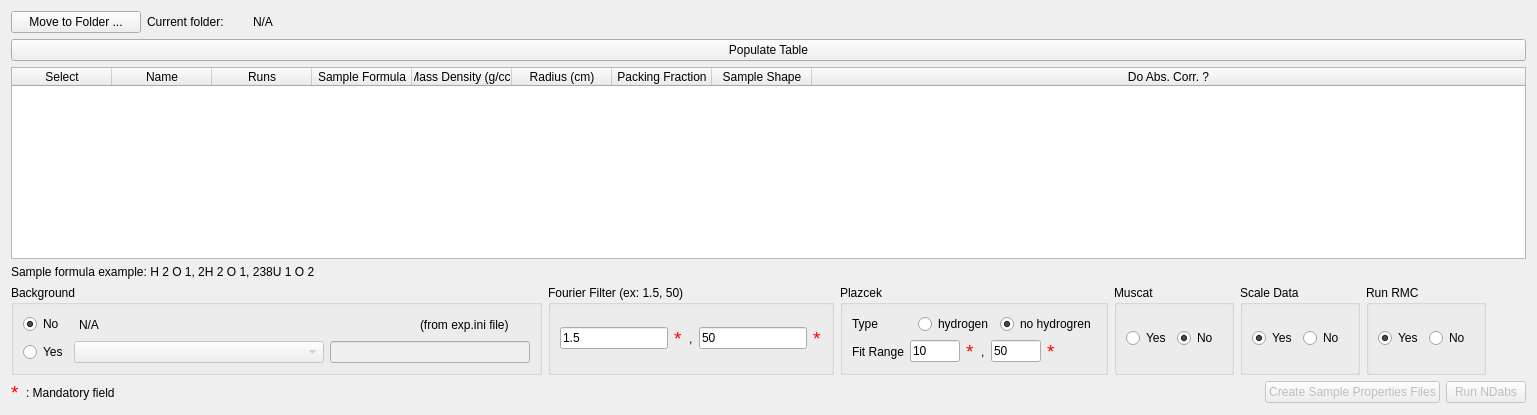
        <widget class="QWidget" name="tab_2">
         <attribute name="title">
          <string>NDabs</string>
         </attribute>
         <layout class="QVBoxLayout" name="verticalLayout_17">
          <item>
           <layout class="QHBoxLayout" name="horizontalLayout_20">
            <item>
             <widget class="QPushButton" name="move_to_button">
              <property name="maximumSize">
               <size>
                <width>130</width>
                <height>16777215</height>
               </size>
              </property>
              <property name="text">
               <string>Move to Folder ...</string>
              </property>
             </widget>
            </item>
            <item>
             <widget class="QLabel" name="label_13">
              <property name="maximumSize">
               <size>
                <width>100</width>
                <height>16777215</height>
               </size>
              </property>
              <property name="text">
               <string>Current folder:</string>
              </property>
             </widget>
            </item>
            <item>
             <widget class="QLabel" name="current_folder_label">
              <property name="text">
               <string>N/A</string>
              </property>
             </widget>
            </item>
           </layout>
          </item>
          <item>
           <widget class="QPushButton" name="populate_table">
            <property name="text">
             <string>Populate Table</string>
            </property>
           </widget>
          </item>
          <item>
           <widget class="QTableWidget" name="table">
            <property name="minimumSize">
             <size>
              <width>50</width>
              <height>0</height>
             </size>
            </property>
            <property name="contextMenuPolicy">
             <enum>Qt::CustomContextMenu</enum>
            </property>
            <property name="alternatingRowColors">
             <bool>true</bool>
            </property>
            <attribute name="horizontalHeaderStretchLastSection">
             <bool>true</bool>
            </attribute>
            <attribute name="verticalHeaderVisible">
             <bool>false</bool>
            </attribute>
            <attribute name="verticalHeaderShowSortIndicator" stdset="0">
             <bool>false</bool>
            </attribute>
            <attribute name="verticalHeaderStretchLastSection">
             <bool>false</bool>
            </attribute>
            <column>
             <property name="text">
              <string>Select</string>
             </property>
            </column>
            <column>
             <property name="text">
              <string>Name</string>
             </property>
            </column>
            <column>
             <property name="text">
              <string>Runs</string>
             </property>
            </column>
            <column>
             <property name="text">
              <string>Sample Formula</string>
             </property>
            </column>
            <column>
             <property name="text">
              <string>Mass Density (g/cc)</string>
             </property>
            </column>
            <column>
             <property name="text">
              <string>Radius (cm)</string>
             </property>
            </column>
            <column>
             <property name="text">
              <string>Packing Fraction</string>
             </property>
            </column>
            <column>
             <property name="text">
              <string>Sample Shape</string>
             </property>
            </column>
            <column>
             <property name="text">
              <string>Do Abs. Corr. ?</string>
             </property>
            </column>
           </widget>
          </item>
          <item>
           <widget class="QLabel" name="label_29">
            <property name="text">
             <string>Sample formula example: H 2 O 1, 2H 2 O 1, 238U 1 O 2</string>
            </property>
           </widget>
          </item>
          <item>
           <layout class="QHBoxLayout" name="horizontalLayout_21">
            <item>
             <widget class="QGroupBox" name="groupBox_10">
              <property name="title">
               <string>Background</string>
              </property>
              <layout class="QVBoxLayout" name="verticalLayout_15">
               <item>
                <layout class="QHBoxLayout" name="horizontalLayout_22">
                 <item>
                  <widget class="QRadioButton" name="background_no">
                   <property name="minimumSize">
                    <size>
                     <width>50</width>
                     <height>0</height>
                    </size>
                   </property>
                   <property name="maximumSize">
                    <size>
                     <width>50</width>
                     <height>16777215</height>
                    </size>
                   </property>
                   <property name="text">
                    <string>No</string>
                   </property>
                   <property name="checked">
                    <bool>true</bool>
                   </property>
                  </widget>
                 </item>
                 <item>
                  <widget class="QLabel" name="background_no_field">
                   <property name="minimumSize">
                    <size>
                     <width>300</width>
                     <height>0</height>
                    </size>
                   </property>
                   <property name="text">
                    <string>N/A</string>
                   </property>
                  </widget>
                 </item>
                 <item>
                  <widget class="QLabel" name="label_15">
                   <property name="maximumSize">
                    <size>
                     <width>110</width>
                     <height>16777215</height>
                    </size>
                   </property>
                   <property name="text">
                    <string>(from exp.ini file)</string>
                   </property>
                  </widget>
                 </item>
                </layout>
               </item>
               <item>
                <layout class="QHBoxLayout" name="horizontalLayout_23">
                 <item>
                  <widget class="QRadioButton" name="background_yes">
                   <property name="text">
                    <string>Yes</string>
                   </property>
                  </widget>
                 </item>
                 <item>
                  <widget class="QComboBox" name="background_comboBox">
                   <property name="enabled">
                    <bool>false</bool>
                   </property>
                   <property name="minimumSize">
                    <size>
                     <width>250</width>
                     <height>0</height>
                    </size>
                   </property>
                  </widget>
                 </item>
                 <item>
                  <widget class="QLineEdit" name="background_line_edit">
                   <property name="enabled">
                    <bool>false</bool>
                   </property>
                   <property name="minimumSize">
                    <size>
                     <width>200</width>
                     <height>0</height>
                    </size>
                   </property>
                  </widget>
                 </item>
                </layout>
               </item>
              </layout>
             </widget>
            </item>
            <item>
             <widget class="QGroupBox" name="groupBox_11">
              <property name="title">
               <string>Fourier Filter (ex: 1.5, 50)</string>
              </property>
              <layout class="QHBoxLayout" name="horizontalLayout_24">
               <item>
                <widget class="QLineEdit" name="fourier_filter_from">
                 <property name="text">
                  <string>1.5</string>
                 </property>
                </widget>
               </item>
               <item>
                <widget class="QLabel" name="label_16">
                 <property name="palette">
                  <palette>
                   <active>
                    <colorrole role="WindowText">
                     <brush brushstyle="SolidPattern">
                      <color alpha="255">
                       <red>255</red>
                       <green>0</green>
                       <blue>0</blue>
                      </color>
                     </brush>
                    </colorrole>
                   </active>
                   <inactive>
                    <colorrole role="WindowText">
                     <brush brushstyle="SolidPattern">
                      <color alpha="255">
                       <red>255</red>
                       <green>0</green>
                       <blue>0</blue>
                      </color>
                     </brush>
                    </colorrole>
                   </inactive>
                   <disabled>
                    <colorrole role="WindowText">
                     <brush brushstyle="SolidPattern">
                      <color alpha="255">
                       <red>128</red>
                       <green>128</green>
                       <blue>128</blue>
                      </color>
                     </brush>
                    </colorrole>
                   </disabled>
                  </palette>
                 </property>
                 <property name="font">
                  <font>
                   <pointsize>14</pointsize>
                  </font>
                 </property>
                 <property name="text">
                  <string>*</string>
                 </property>
                </widget>
               </item>
               <item>
                <widget class="QLabel" name="label_17">
                 <property name="text">
                  <string>,</string>
                 </property>
                </widget>
               </item>
               <item>
                <widget class="QLineEdit" name="fourier_filter_to">
                 <property name="text">
                  <string>50</string>
                 </property>
                </widget>
               </item>
               <item>
                <widget class="QLabel" name="label_23">
                 <property name="palette">
                  <palette>
                   <active>
                    <colorrole role="WindowText">
                     <brush brushstyle="SolidPattern">
                      <color alpha="255">
                       <red>255</red>
                       <green>0</green>
                       <blue>0</blue>
                      </color>
                     </brush>
                    </colorrole>
                   </active>
                   <inactive>
                    <colorrole role="WindowText">
                     <brush brushstyle="SolidPattern">
                      <color alpha="255">
                       <red>255</red>
                       <green>0</green>
                       <blue>0</blue>
                      </color>
                     </brush>
                    </colorrole>
                   </inactive>
                   <disabled>
                    <colorrole role="WindowText">
                     <brush brushstyle="SolidPattern">
                      <color alpha="255">
                       <red>128</red>
                       <green>128</green>
                       <blue>128</blue>
                      </color>
                     </brush>
                    </colorrole>
                   </disabled>
                  </palette>
                 </property>
                 <property name="font">
                  <font>
                   <pointsize>14</pointsize>
                  </font>
                 </property>
                 <property name="text">
                  <string>*</string>
                 </property>
                </widget>
               </item>
              </layout>
             </widget>
            </item>
            <item>
             <widget class="QGroupBox" name="groupBox_12">
              <property name="title">
               <string>Plazcek</string>
              </property>
              <layout class="QVBoxLayout" name="verticalLayout_16">
               <item>
                <layout class="QHBoxLayout" name="horizontalLayout_25">
                 <item>
                  <widget class="QLabel" name="label_24">
                   <property name="text">
                    <string>Type</string>
                   </property>
                  </widget>
                 </item>
                 <item>
                  <widget class="QRadioButton" name="hydrogen_yes">
                   <property name="text">
                    <string>hydrogen</string>
                   </property>
                   <property name="checked">
                    <bool>false</bool>
                   </property>
                  </widget>
                 </item>
                 <item>
                  <widget class="QRadioButton" name="hydrogen_no">
                   <property name="text">
                    <string>no hydrogren</string>
                   </property>
                   <property name="checked">
                    <bool>true</bool>
                   </property>
                  </widget>
                 </item>
                </layout>
               </item>
               <item>
                <layout class="QHBoxLayout" name="horizontalLayout_26">
                 <item>
                  <widget class="QLabel" name="label_25">
                   <property name="text">
                    <string>Fit Range</string>
                   </property>
                  </widget>
                 </item>
                 <item>
                  <widget class="QLineEdit" name="plazcek_fit_range_min">
                   <property name="minimumSize">
                    <size>
                     <width>50</width>
                     <height>0</height>
                    </size>
                   </property>
                   <property name="maximumSize">
                    <size>
                     <width>50</width>
                     <height>16777215</height>
                    </size>
                   </property>
                   <property name="text">
                    <string>10</string>
                   </property>
                  </widget>
                 </item>
                 <item>
                  <widget class="QLabel" name="label_26">
                   <property name="palette">
                    <palette>
                     <active>
                      <colorrole role="WindowText">
                       <brush brushstyle="SolidPattern">
                        <color alpha="255">
                         <red>255</red>
                         <green>0</green>
                         <blue>0</blue>
                        </color>
                       </brush>
                      </colorrole>
                     </active>
                     <inactive>
                      <colorrole role="WindowText">
                       <brush brushstyle="SolidPattern">
                        <color alpha="255">
                         <red>255</red>
                         <green>0</green>
                         <blue>0</blue>
                        </color>
                       </brush>
                      </colorrole>
                     </inactive>
                     <disabled>
                      <colorrole role="WindowText">
                       <brush brushstyle="SolidPattern">
                        <color alpha="255">
                         <red>128</red>
                         <green>128</green>
                         <blue>128</blue>
                        </color>
                       </brush>
                      </colorrole>
                     </disabled>
                    </palette>
                   </property>
                   <property name="font">
                    <font>
                     <pointsize>14</pointsize>
                    </font>
                   </property>
                   <property name="text">
                    <string>*</string>
                   </property>
                  </widget>
                 </item>
                 <item>
                  <widget class="QLabel" name="label_27">
                   <property name="text">
                    <string>,</string>
                   </property>
                  </widget>
                 </item>
                 <item>
                  <widget class="QLineEdit" name="plazcek_fit_range_max">
                   <property name="minimumSize">
                    <size>
                     <width>50</width>
                     <height>0</height>
                    </size>
                   </property>
                   <property name="maximumSize">
                    <size>
                     <width>50</width>
                     <height>16777215</height>
                    </size>
                   </property>
                   <property name="text">
                    <string>50</string>
                   </property>
                  </widget>
                 </item>
                 <item>
                  <widget class="QLabel" name="label_28">
                   <property name="palette">
                    <palette>
                     <active>
                      <colorrole role="WindowText">
                       <brush brushstyle="SolidPattern">
                        <color alpha="255">
                         <red>255</red>
                         <green>0</green>
                         <blue>0</blue>
                        </color>
                       </brush>
                      </colorrole>
                     </active>
                     <inactive>
                      <colorrole role="WindowText">
                       <brush brushstyle="SolidPattern">
                        <color alpha="255">
                         <red>255</red>
                         <green>0</green>
                         <blue>0</blue>
                        </color>
                       </brush>
                      </colorrole>
                     </inactive>
                     <disabled>
                      <colorrole role="WindowText">
                       <brush brushstyle="SolidPattern">
                        <color alpha="255">
                         <red>128</red>
                         <green>128</green>
                         <blue>128</blue>
                        </color>
                       </brush>
                      </colorrole>
                     </disabled>
                    </palette>
                   </property>
                   <property name="font">
                    <font>
                     <pointsize>14</pointsize>
                    </font>
                   </property>
                   <property name="text">
                    <string>*</string>
                   </property>
                  </widget>
                 </item>
                 <item>
                  <spacer name="horizontalSpacer_9">
                   <property name="orientation">
                    <enum>Qt::Horizontal</enum>
                   </property>
                   <property name="sizeHint" stdset="0">
                    <size>
                     <width>40</width>
                     <height>20</height>
                    </size>
                   </property>
                  </spacer>
                 </item>
                </layout>
               </item>
              </layout>
             </widget>
            </item>
            <item>
             <layout class="QHBoxLayout" name="horizontalLayout_27">
              <item>
               <widget class="QGroupBox" name="groupBox_13">
                <property name="minimumSize">
                 <size>
                  <width>120</width>
                  <height>0</height>
                 </size>
                </property>
                <property name="title">
                 <string>Muscat</string>
                </property>
                <layout class="QHBoxLayout" name="horizontalLayout_28">
                 <item>
                  <widget class="QRadioButton" name="muscat_yes">
                   <property name="text">
                    <string>Yes</string>
                   </property>
                  </widget>
                 </item>
                 <item>
                  <widget class="QRadioButton" name="radioButton_14">
                   <property name="text">
                    <string>No</string>
                   </property>
                   <property name="checked">
                    <bool>true</bool>
                   </property>
                  </widget>
                 </item>
                </layout>
               </widget>
              </item>
              <item>
               <widget class="QGroupBox" name="groupBox_14">
                <property name="minimumSize">
                 <size>
                  <width>120</width>
                  <height>0</height>
                 </size>
                </property>
                <property name="title">
                 <string>Scale Data</string>
                </property>
                <layout class="QHBoxLayout" name="horizontalLayout_29">
                 <item>
                  <widget class="QRadioButton" name="scale_data_yes">
                   <property name="text">
                    <string>Yes</string>
                   </property>
                   <property name="checked">
                    <bool>true</bool>
                   </property>
                  </widget>
                 </item>
                 <item>
                  <widget class="QRadioButton" name="radioButton_15">
                   <property name="text">
                    <string>No</string>
                   </property>
                   <property name="checked">
                    <bool>false</bool>
                   </property>
                  </widget>
                 </item>
                </layout>
               </widget>
              </item>
              <item>
               <widget class="QGroupBox" name="groupBox_15">
                <property name="minimumSize">
                 <size>
                  <width>120</width>
                  <height>0</height>
                 </size>
                </property>
                <property name="title">
                 <string>Run RMC</string>
                </property>
                <layout class="QHBoxLayout" name="horizontalLayout_30">
                 <item>
                  <widget class="QRadioButton" name="run_rmc_yes">
                   <property name="text">
                    <string>Yes</string>
                   </property>
                   <property name="checked">
                    <bool>true</bool>
                   </property>
                  </widget>
                 </item>
                 <item>
                  <widget class="QRadioButton" name="radioButton_16">
                   <property name="text">
                    <string>No</string>
                   </property>
                   <property name="checked">
                    <bool>false</bool>
                   </property>
                  </widget>
                 </item>
                </layout>
               </widget>
              </item>
              <item>
               <spacer name="horizontalSpacer_10">
                <property name="orientation">
                 <enum>Qt::Horizontal</enum>
                </property>
                <property name="sizeHint" stdset="0">
                 <size>
                  <width>40</width>
                  <height>20</height>
                 </size>
                </property>
               </spacer>
              </item>
             </layout>
            </item>
           </layout>
          </item>
          <item>
           <layout class="QHBoxLayout" name="horizontalLayout_31">
            <item>
             <widget class="QLabel" name="label_30">
              <property name="palette">
               <palette>
                <active>
                 <colorrole role="WindowText">
                  <brush brushstyle="SolidPattern">
                   <color alpha="255">
                    <red>255</red>
                    <green>0</green>
                    <blue>0</blue>
                   </color>
                  </brush>
                 </colorrole>
                </active>
                <inactive>
                 <colorrole role="WindowText">
                  <brush brushstyle="SolidPattern">
                   <color alpha="255">
                    <red>255</red>
                    <green>0</green>
                    <blue>0</blue>
                   </color>
                  </brush>
                 </colorrole>
                </inactive>
                <disabled>
                 <colorrole role="WindowText">
                  <brush brushstyle="SolidPattern">
                   <color alpha="255">
                    <red>128</red>
                    <green>128</green>
                    <blue>128</blue>
                   </color>
                  </brush>
                 </colorrole>
                </disabled>
               </palette>
              </property>
              <property name="font">
               <font>
                <pointsize>14</pointsize>
               </font>
              </property>
              <property name="text">
               <string>*</string>
              </property>
             </widget>
            </item>
            <item>
             <widget class="QLabel" name="label_31">
              <property name="text">
               <string>: Mandatory field</string>
              </property>
             </widget>
            </item>
            <item>
             <spacer name="horizontalSpacer_11">
              <property name="orientation">
               <enum>Qt::Horizontal</enum>
              </property>
              <property name="sizeHint" stdset="0">
               <size>
                <width>40</width>
                <height>20</height>
               </size>
              </property>
             </spacer>
            </item>
            <item>
             <widget class="QPushButton" name="create_sample_properties_files_button">
              <property name="enabled">
               <bool>false</bool>
              </property>
              <property name="text">
               <string>Create Sample Properties Files</string>
              </property>
             </widget>
            </item>
            <item>
             <widget class="QPushButton" name="run_ndabs_button">
              <property name="enabled">
               <bool>false</bool>
              </property>
              <property name="text">
               <string>Run NDabs</string>
              </property>
             </widget>
            </item>
           </layout>
          </item>
         </layout>
        </widget>
